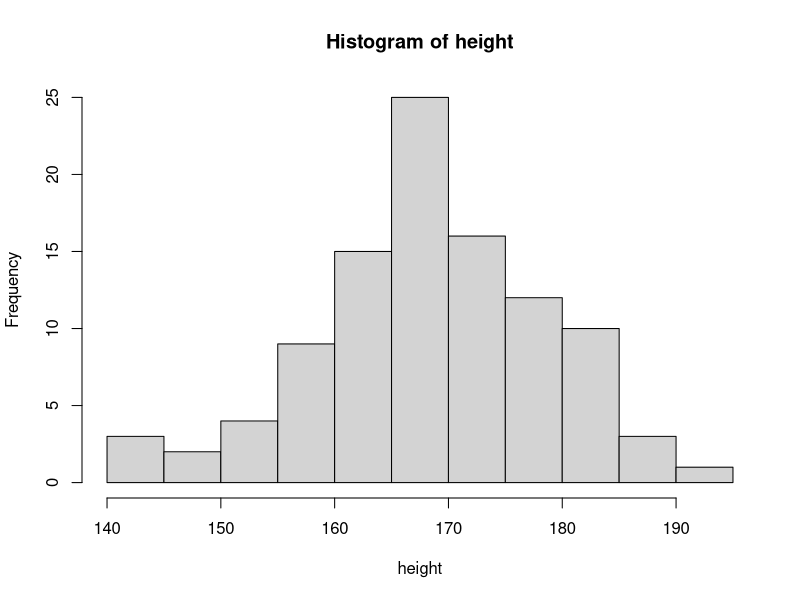
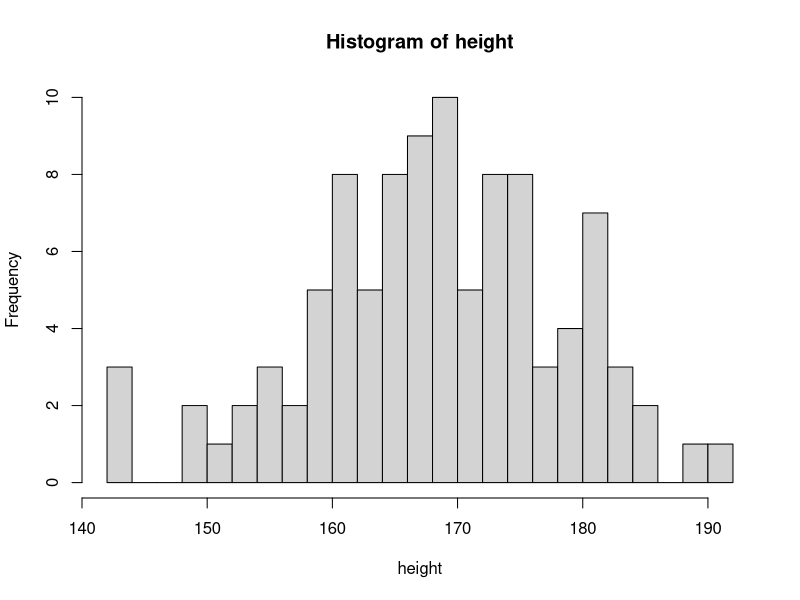
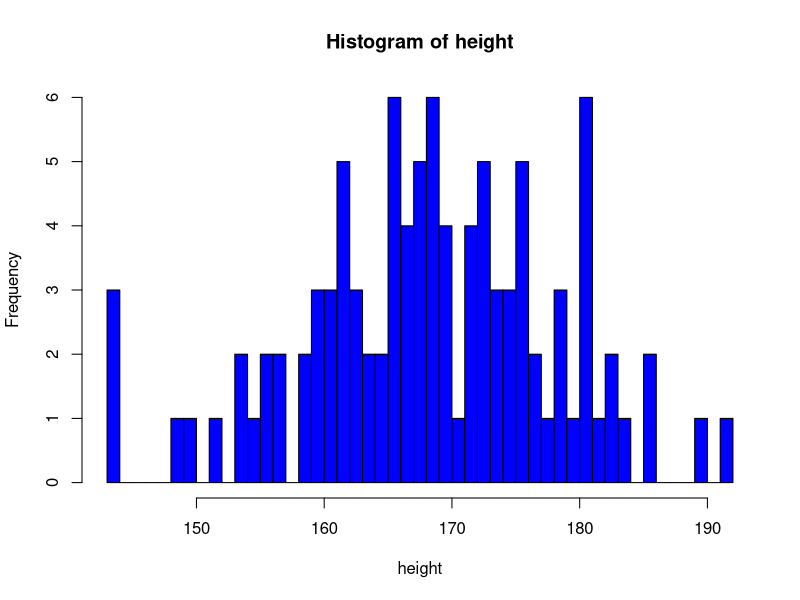
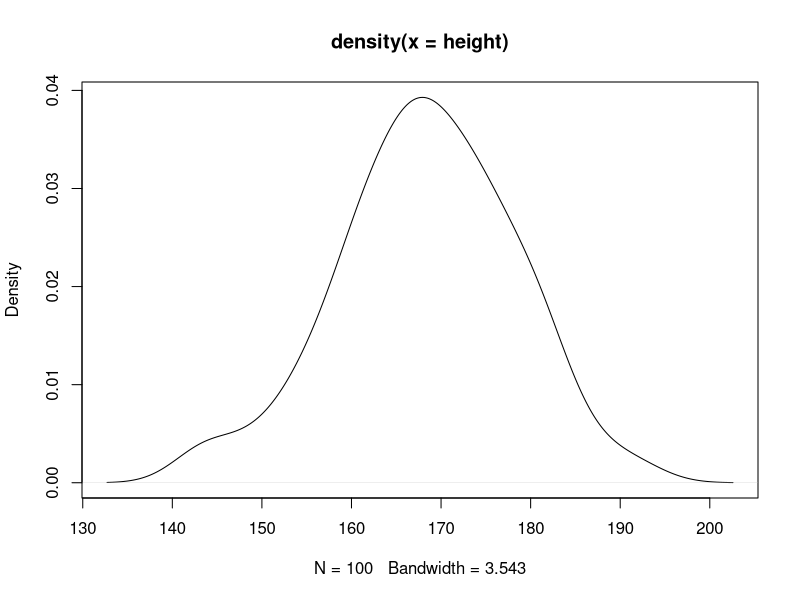
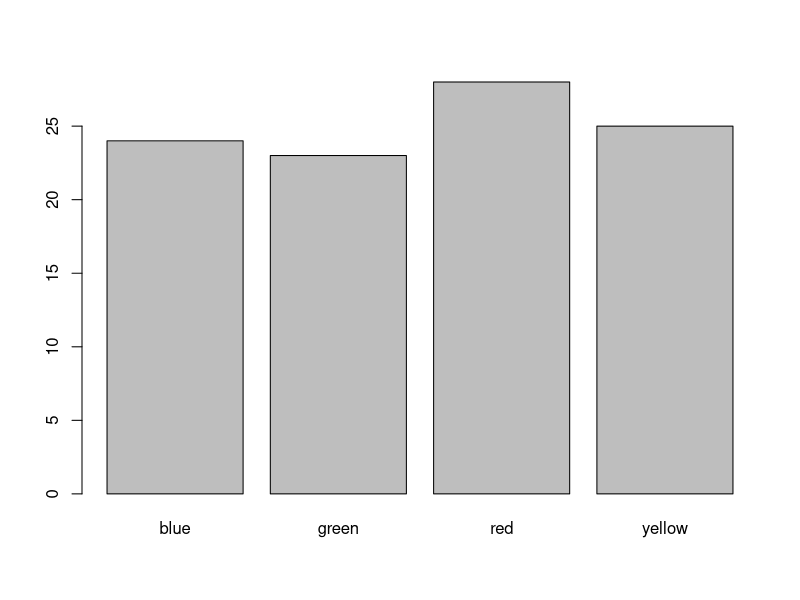
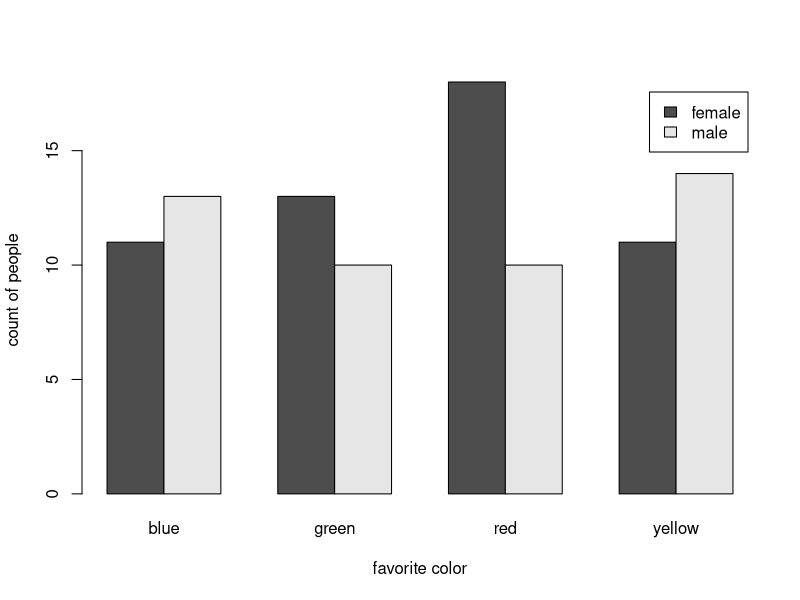
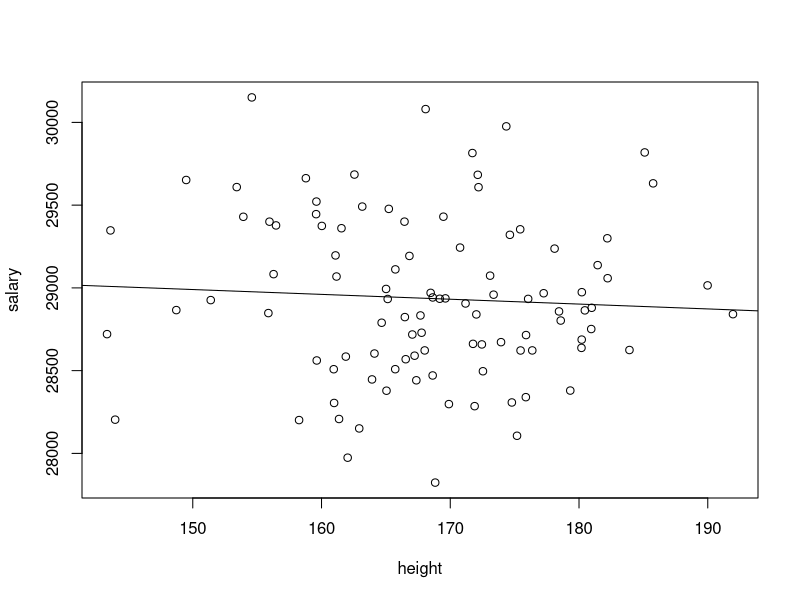

Write the R code that produced these figures, in order.
set.seed(2019)

#vectors of length 100:
# - favorite_color <- sample of red, green, yellow, blue
colors <- c("red", "green", "yellow", "blue")
favorite_color <- sample(colors, 100, replace = T)
# - gender <- "male", "female", ....
gender <- sample(c("male", "female"), 100, T)
# - height - rnorm, mean =170, SD=10
height <- rnorm(100, 170, 10)
# - salary - rnorm, mean =29000, SD=5000
salary <- rnorm(100, 29000, 500)
# - hours_slept - sample between 5 to 11
hours_slept <- sample(5:11, 100, replace = T)


# Descriptive stats
summary(height)

table(favorite_color)
table(gender)
table(gender, favorite_color)


# Statistical tests
height_men <- height[gender == "male"]
height_women <- height[gender == "female"]
t.test(height_men, height_women)
cor(height, salary)
lm_salary_height <- lm(salary ~ height)
summary(lm_salary_height)


# Plotting
hist(height)
hist(height, 20)
hist(height, 40, col="blue")

d <- density(height)
plot(d)

count_colors <- table(favorite_color)
barplot(count_colors)

count_colors_gender <- table(gender, favorite_color)
barplot(count_colors_gender, beside = T, legend=rownames(count_colors_gender),
        xlab="favorite color", ylab="count of people")

plot(height, salary)
abline(lm(salary~height))
